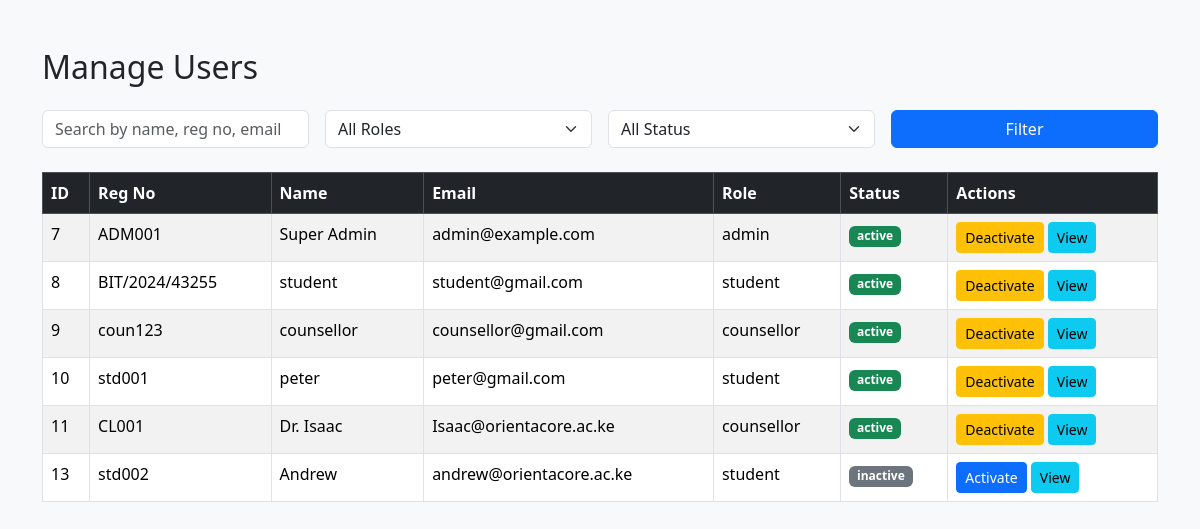
The page /manage_users.php (signed in) on the database as committed earlier.
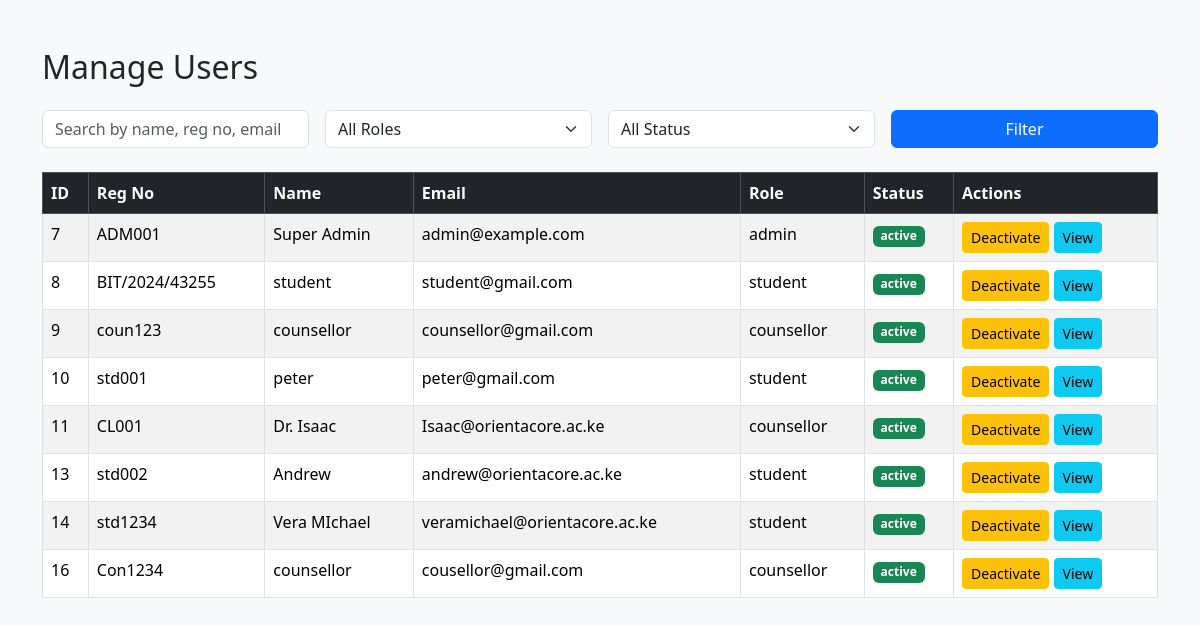
The same page on the database as committed later.
### tables this page shows
CREATE TABLE `users` (
  `id` int(10) UNSIGNED NOT NULL,
  `reg_no` varchar(50) DEFAULT NULL,
  `name` varchar(150) NOT NULL,
  `email` varchar(150) NOT NULL,
  `profile_pic` varchar(255) DEFAULT NULL,
  `password_hash` varchar(255) NOT NULL,
  `role` varchar(20) NOT NULL DEFAULT 'student',
  `status` varchar(20) NOT NULL DEFAULT 'pending',
  `created_at` timestamp NOT NULL DEFAULT current_timestamp()
);

### manage_users.php (the view, shortened to what this page needs)
<?php
require_once "db.php";
$search = $_GET['search'] ?? '';
$sql = "SELECT * FROM users WHERE 1=1";
$params = [];
$stmt = $pdo->prepare($sql);
$stmt->execute($params);
$users = $stmt->fetchAll(PDO::FETCH_ASSOC);
?>
<!DOCTYPE html>
<html lang="en">
<head>
    <link rel="stylesheet" href="https://cdn.jsdelivr.net/npm/bootstrap@5.3.2/dist/css/bootstrap.min.css">
</head>
<body class="bg-light">
<div class="container mt-5">
    <h2 class="mb-4">Manage Users</h2>
    <form method="get" class="row g-3 mb-4">
        <div class="col-md-3">
            <input type="text" name="search" class="form-control" placeholder="Search by name, reg no, email" value="<?= htmlspecialchars($search) ?>">
        </div>
        <div class="col-md-3">
            <select name="role" class="form-select">
                <option value="">All Roles</option>
            </select>
        </div>
        <div class="col-md-3">
            <select name="status" class="form-select">
                <option value="">All Status</option>
            </select>
        </div>
        <div class="col-md-3">
            <button class="btn btn-primary w-100">Filter</button>
        </div>
    </form>
    <table class="table table-bordered table-striped">
        <thead class="table-dark">
            <tr>
                <th>ID</th>
                <th>Reg No</th>
                <th>Name</th>
                <th>Email</th>
                <th>Role</th>
                <th>Status</th>
                <th>Actions</th>
            </tr>
        </thead>
        <tbody>
        <?php if ($users): ?>
            <?php foreach ($users as $user): ?>
                <tr>
                    <td><?= $user['id'] ?></td>
                    <td><?= htmlspecialchars($user['reg_no']) ?></td>
                    <td><?= htmlspecialchars($user['name']) ?></td>
                    <td><?= htmlspecialchars($user['email']) ?></td>
                    <td><?= htmlspecialchars($user['role']) ?></td>
                    <td><span class="badge bg-<?= $user['status']==='approved' || $user['status']==='active' ? 'success':'secondary' ?>">
                        <?= htmlspecialchars($user['status']) ?>
                    </span></td>
                    <td>
                        <?php if ($user['status'] === 'pending'): ?>
                            <a href="?action=approve&id=<?= $user['id'] ?>" class="btn btn-sm btn-success">Approve</a>
                            <a href="?action=reject&id=<?= $user['id'] ?>" class="btn btn-sm btn-danger">Reject</a>
                        <?php elseif ($user['status'] === 'approved' || $user['status'] === 'active'): ?>
                            <a href="?action=deactivate&id=<?= $user['id'] ?>" class="btn btn-sm btn-warning">Deactivate</a>
                        <?php elseif ($user['status'] === 'inactive' || $user['status'] === 'rejected'): ?>
                            <a href="?action=activate&id=<?= $user['id'] ?>" class="btn btn-sm btn-primary">Activate</a>
                        <?php endif; ?>
                        <a href="view_user.php?id=<?= $user['id'] ?>" class="btn btn-sm btn-info">View</a>
                    </td>
                </tr>
            <?php endforeach; ?>
        <?php else: ?>
            <tr><td colspan="7" class="text-center">No users found</td></tr>
        <?php endif; ?>
        </tbody>
    </table>
</div>
</body>
</html>

Rows that differ between the two databases and show on the page:
changed users "std002": status "inactive" → "active"; status "Activate" → "Deactivate"
added users: id "14", reg_no "std1234", name "Vera MIchael", email "veramichael@orientacore.ac.ke", role "student", status "active"
added users: id "16", reg_no "Con1234", name "counsellor", email "cousellor@gmail.com", role "counsellor", status "active"
